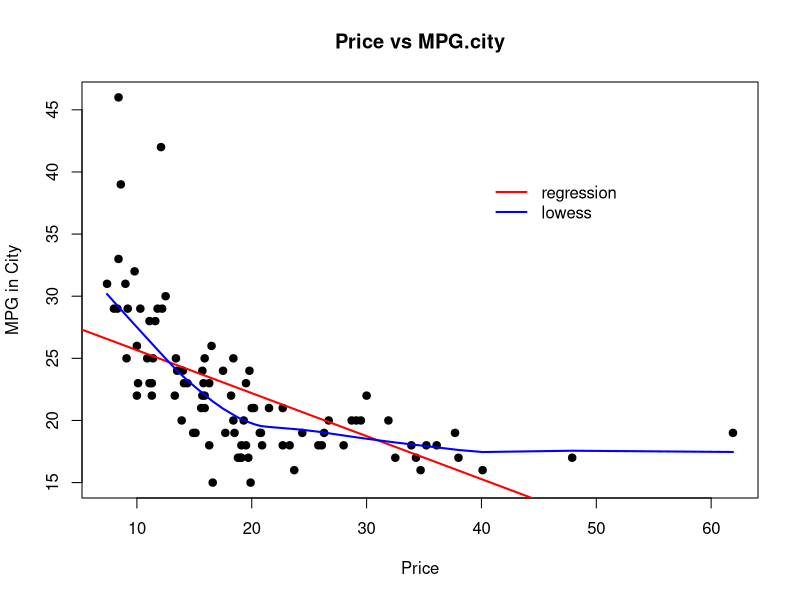
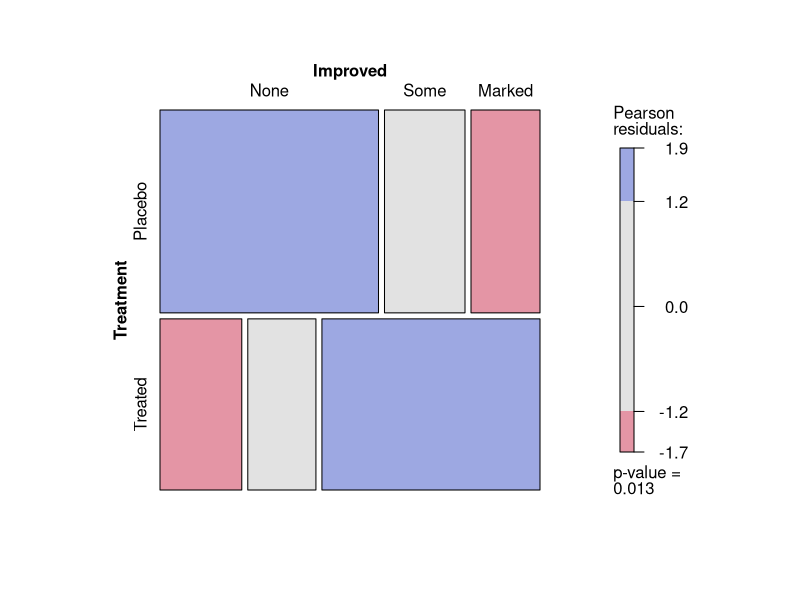
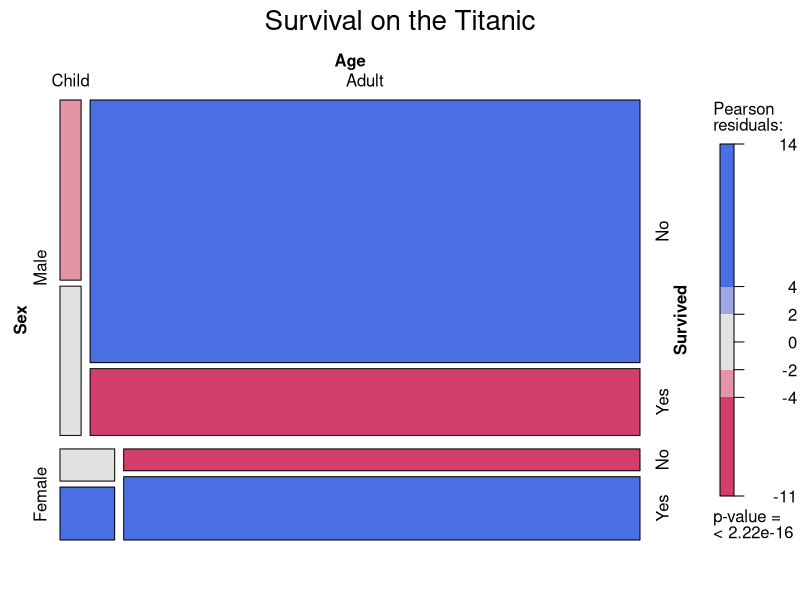
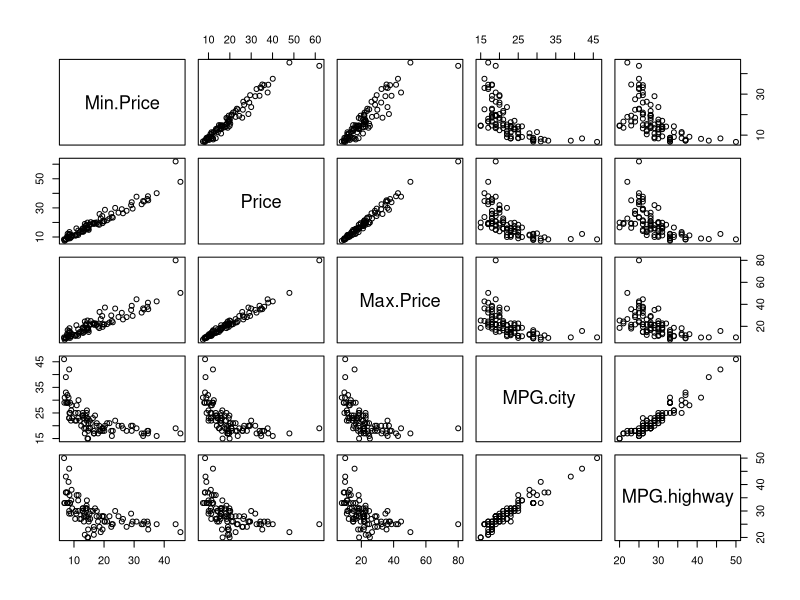
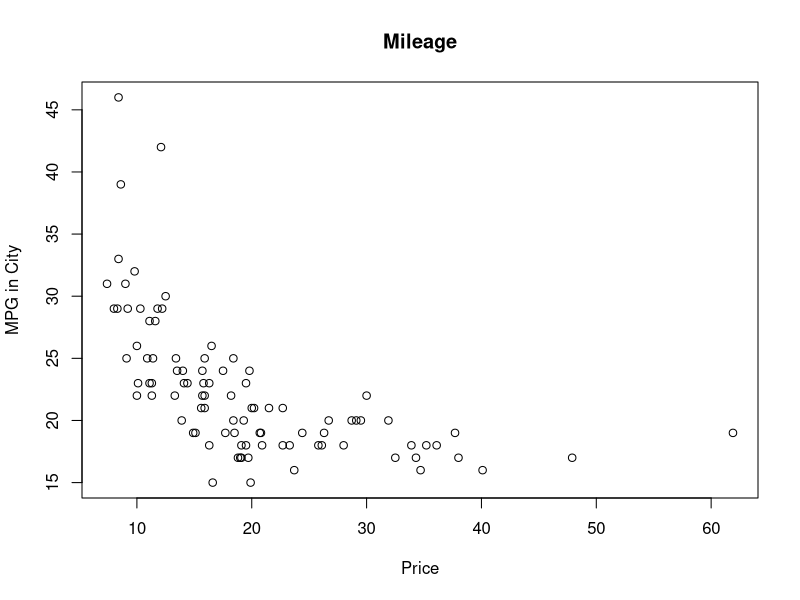
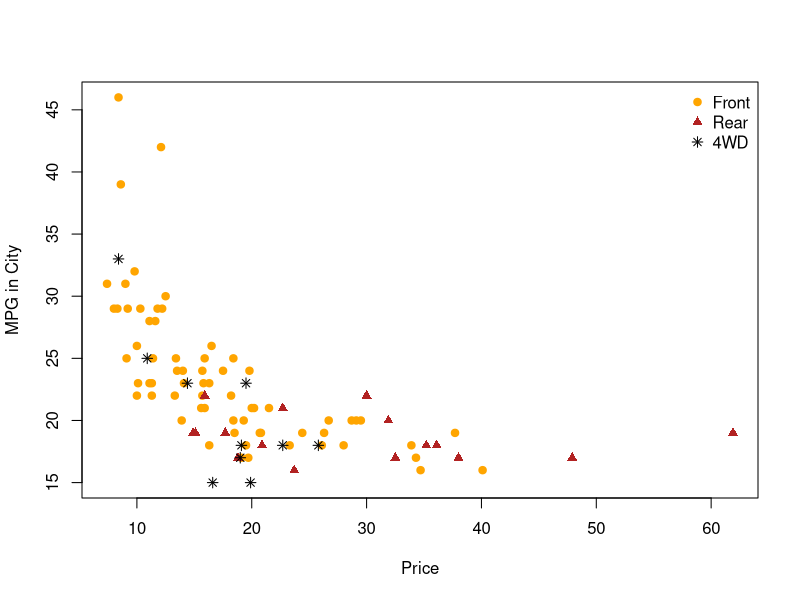
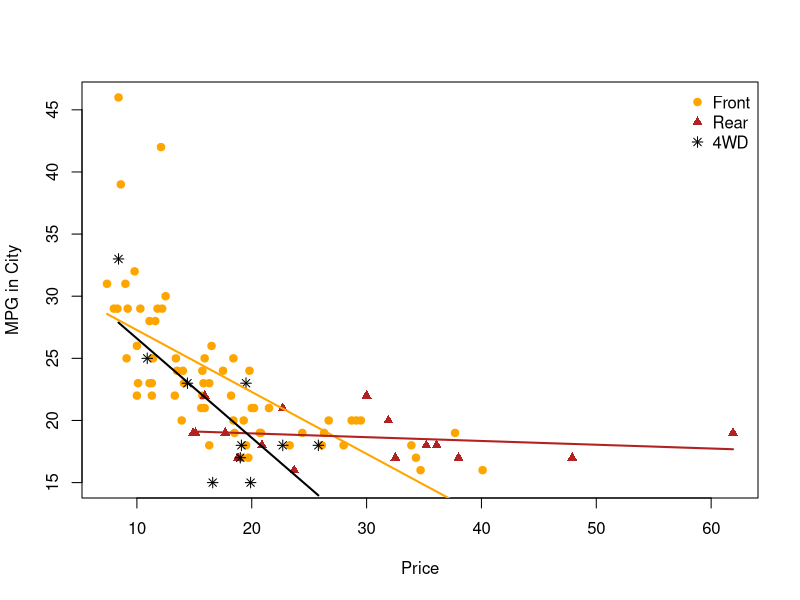
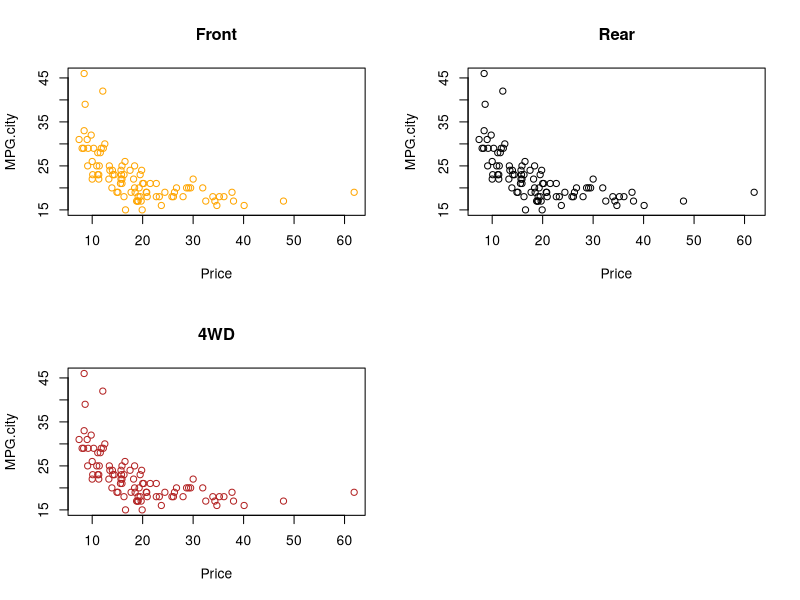

These charts were generated, in order, by the following R code:
#이변수 연속형 변수들에 대한 자료의 표현

#이변수 연속형 자료의 표현을 위한 기본 산점도의 옵션 : pch (1~25가지 모양 옵션)
#albine 회귀직선 추가 - 두변수간의 관계를 직선으로 표현
#lines : 직선추가 -영역의 선을 추가

#1. 기본산점도
library(MASS) #car93데이터

#with함수는 테이더 프레임 또는 리스트 변수를 변수 이름만으로 접근할 수 있게 해주는 함수
#원하는 데이터를 넣고 적용할 함수 넣어줌

with(Cars93, 
     plot(Price, MPG.city, main="Price vs MPG.city", xlab="Price", ylab="MPG in City",pch=19))

#회귀직선
#lm 선형회귀모양 적합
with(Cars93, 
     abline(lm(MPG.city~Price), col="red", lwd=2))

#lowess는 locally weighted scaaterplot smoother를 의미 : 실제 관측지에 따라 연결하는 선
with(Cars93, 
     lines(lowess(Price,MPG.city), col="blue", lwd=2))
#범례
#lwd : 범례 표시 라인 굵기 bty: 비율 설정
#bty = 'n' 범례 박스 없애기
legend(40,40, 
       lty = 1, col=c("red","blue"),c("regression","lowess"), lwd=2, bty = 'n')


#다변수의 요약

library(vcd) #관절염 데이터

#범주형 변수
summary(Arthritis)

#~Treatment+Improved의 의미 : Treatment와 Improved 상호작용을 나타냄
#Treatment : 처리조건 또는 실험군
#Improved : 결과를 나타내는 종속 변수
#subset은 데이터 프레임에서 특정 조건을 만족하는 행을 선택하기 위해 사용되는 파라미터
art <- xtabs(~Treatment+Improved, data=Arthritis, subset = Sex == "Female")
#gp=shading_max : 그래프의 색상 설정 중에서 최대 값을 강조하는 데 사용
art #교차표 작성
mosaic(art, gp=shading_max)

#모자이크 그림 
summary(Titanic)

#명목형 변수가 여러개 존재할떄 사용할 수 있는 모자이크 그림
#범주형 : 명목형과 순서형으로 나뉨

#다변수 범주
#shade=TRUE: 셀의 색상 지정->  이 차이가 클수록 색상이 진하게 표시
#legend= TRUE : 플롯에 사용된 색상과 해당하는 범주를 나타내는 범례가 플롯에 추가
mosaic(~Sex + Age + Survived, data=Titanic, main="Survival on the Titanic", shade=TRUE, legend= TRUE)

#다중산점도
#여러 변수를 산점도로 표현
#select 변수 선택
dat1 <- subset(Cars93, select=c(Min.Price, Price, Max.Price, MPG.city, MPG.highway))
pairs(dat1)

#단순산점도
with(Cars93, 
     plot(Price, MPG.city, xlab="Price", ylab="MPG in City", main="Mileage"))

#단순산점도 - 그룹산점도

#type='n' : 타입을 지정하지 않음.
#front, rear, 4wd를 색을 지정하여 찍음

with(Cars93, 
     plot(Price, MPG.city, xlab="Price", ylab="MPG in City",type='n'))

with(subset(Cars93, 
            DriveTrain=="Front"), points(Price, MPG.city, col="orange", pch=19))
with(subset(Cars93, 
            DriveTrain=="Rear"), points(Price, MPG.city, col="firebrick", pch=17))
with(subset(Cars93, 
            DriveTrain=="4WD"), points(Price, MPG.city, col="black", pch=8))

legend("topright",
       legend = c("Front","Rear","4WD"), col=c("orange","firebrick","black"), pch=c(19,17,8), bty="n")


#단순산점도 회귀선 추가 
#lm : 회귀 모형을 찾는 함수 

fit1 <- with(subset(Cars93, DriveTrain =="Front"), lm(MPG.city~Price))
fit2 <- with(subset(Cars93, DriveTrain =="Rear"), lm(MPG.city~Price))
fit3 <- with(subset(Cars93, DriveTrain =="4WD"), lm(MPG.city~Price))

#Cars93에서 DriveTrain이 "Front"인 행들을 선택 후  Price 열의 값 가지고 옴
xx1 <- subset(Cars93, DriveTrain=='Front')$Price
#coef: 회귀모델 계수 
#예측 값
yy1 <- fit1$coef[1]+fit1$coef[2]*xx1

xx2 <- subset(Cars93, DriveTrain=='Rear')$Price
yy2 <- fit2$coef[1]+fit2$coef[2]*xx2

xx3 <- subset(Cars93, DriveTrain=='4WD')$Price
yy3 <- fit3$coef[1]+fit3$coef[2]*xx3

#단순산점도 회귀선 추가하기 

with(Cars93, plot(Price, MPG.city, xlab='Price', ylab="MPG in City", type='n'))

with(subset(Cars93, DriveTrain=='Front'), points(Price, MPG.city, col='orange', pch=19))
with(subset(Cars93, DriveTrain=='Rear'), points(Price, MPG.city, col='firebrick', pch=17))
with(subset(Cars93, DriveTrain=='4WD'), points(Price, MPG.city, col='black', pch=8))

legend("topright",
       legend = c("Front","Rear","4WD"), col=c("orange","firebrick","black"), pch=c(19,17,8), bty="n")

lines(xx1, yy1, col='orange', lwd=2)
lines(xx2, yy2, col='firebrick', lwd=2)
lines(xx3, yy3, col='black', lwd=2)

#화면 그리드(2행2열)
#mfrow 행렬 설정하여 한 화면에 여러 그래프 표시
par(mfrow=c(2,2))

with(subset(Cars93, DriveTrain='Front'), plot(Price, MPG.city, col='orange', pcj=19, main='Front'))
with(subset(Cars93, DriveTrain='Rear'), plot(Price, MPG.city, col='black', pcj=17, main='Rear'))
with(subset(Cars93, DriveTrain='4WD'), plot(Price, MPG.city, col='firebrick', pcj=8, main='4WD'))

#qplot : 간단하고 빠르게 그래프 생성 가능
library(ggplot2)
#type : 차량의 형태를 의미
#생산지역과 에어백 여부 
qplot(Wheelbase, Width, data=Cars93, shape=Type, color=Type, 
      facets=Origin~AirBags, size=Length, xlab="Wheelbase", ylab="car width")

head(Cars93$Type)



